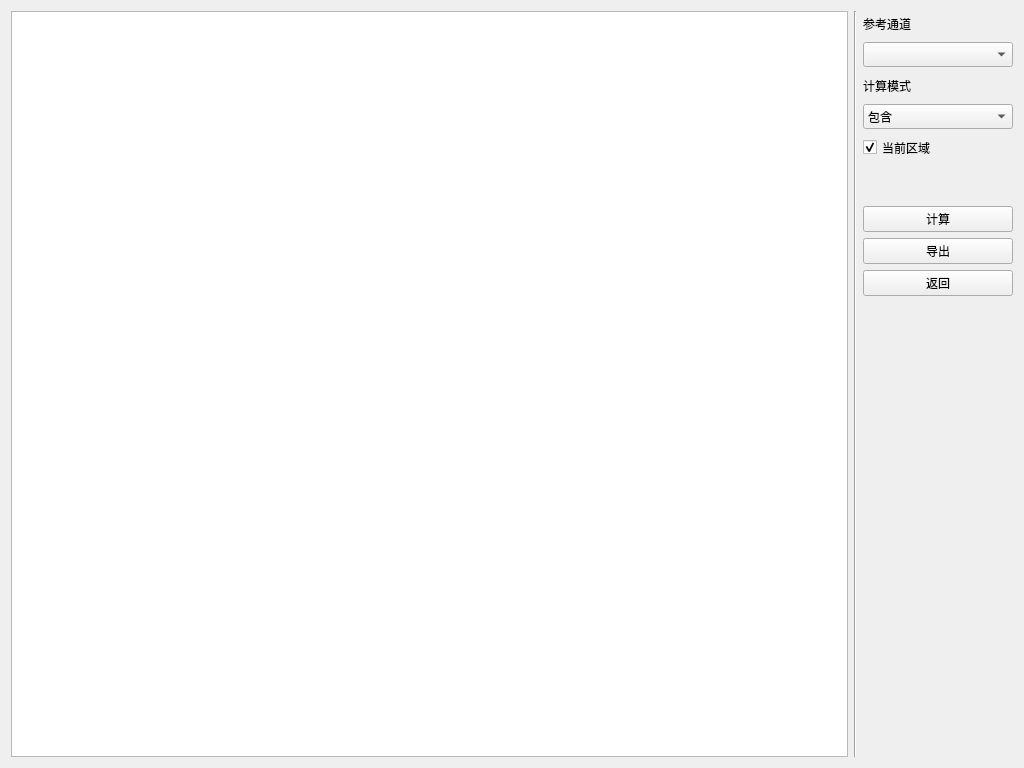
<?xml version="1.0" encoding="UTF-8"?>
<ui version="4.0">
 <class>StatForm</class>
 <widget class="QWidget" name="StatForm">
  <property name="geometry">
   <rect>
    <x>0</x>
    <y>0</y>
    <width>1024</width>
    <height>768</height>
   </rect>
  </property>
  <property name="windowTitle">
   <string>区域统计</string>
  </property>
  <layout class="QGridLayout" name="gridLayout">
   <item row="0" column="0">
    <layout class="QHBoxLayout" name="horizontalLayout" stretch="40,1,4">
     <item>
      <widget class="QTableView" name="table">
       <property name="minimumSize">
        <size>
         <width>800</width>
         <height>700</height>
        </size>
       </property>
      </widget>
     </item>
     <item>
      <widget class="Line" name="line">
       <property name="orientation">
        <enum>Qt::Vertical</enum>
       </property>
      </widget>
     </item>
     <item>
      <layout class="QVBoxLayout" name="verticalLayout" stretch="0,0,0,0,0,0,0,0,0,5">
       <item>
        <widget class="QLabel" name="label">
         <property name="minimumSize">
          <size>
           <width>150</width>
           <height>25</height>
          </size>
         </property>
         <property name="text">
          <string>参考通道</string>
         </property>
        </widget>
       </item>
       <item>
        <widget class="QComboBox" name="layerBox">
         <property name="minimumSize">
          <size>
           <width>150</width>
           <height>25</height>
          </size>
         </property>
        </widget>
       </item>
       <item>
        <widget class="QLabel" name="label_2">
         <property name="minimumSize">
          <size>
           <width>150</width>
           <height>25</height>
          </size>
         </property>
         <property name="text">
          <string>计算模式</string>
         </property>
        </widget>
       </item>
       <item>
        <widget class="QComboBox" name="modeBox">
         <property name="minimumSize">
          <size>
           <width>150</width>
           <height>25</height>
          </size>
         </property>
         <item>
          <property name="text">
           <string>包含</string>
          </property>
         </item>
         <item>
          <property name="text">
           <string>2.0倍半径</string>
          </property>
         </item>
         <item>
          <property name="text">
           <string>1.5倍半径</string>
          </property>
         </item>
         <item>
          <property name="text">
           <string>1.0倍半径</string>
          </property>
         </item>
         <item>
          <property name="text">
           <string>0.5倍距离</string>
          </property>
         </item>
        </widget>
       </item>
       <item>
        <widget class="QCheckBox" name="roiBox">
         <property name="minimumSize">
          <size>
           <width>150</width>
           <height>25</height>
          </size>
         </property>
         <property name="text">
          <string>当前区域</string>
         </property>
         <property name="checked">
          <bool>true</bool>
         </property>
        </widget>
       </item>
       <item>
        <spacer name="verticalSpacer_2">
         <property name="orientation">
          <enum>Qt::Vertical</enum>
         </property>
         <property name="sizeHint" stdset="0">
          <size>
           <width>20</width>
           <height>40</height>
          </size>
         </property>
        </spacer>
       </item>
       <item>
        <widget class="QPushButton" name="calcButton">
         <property name="minimumSize">
          <size>
           <width>150</width>
           <height>25</height>
          </size>
         </property>
         <property name="text">
          <string>计算</string>
         </property>
        </widget>
       </item>
       <item>
        <widget class="QPushButton" name="exportButton">
         <property name="minimumSize">
          <size>
           <width>150</width>
           <height>25</height>
          </size>
         </property>
         <property name="text">
          <string>导出</string>
         </property>
        </widget>
       </item>
       <item>
        <widget class="QPushButton" name="hideButton">
         <property name="minimumSize">
          <size>
           <width>150</width>
           <height>25</height>
          </size>
         </property>
         <property name="text">
          <string>返回</string>
         </property>
        </widget>
       </item>
       <item>
        <spacer name="verticalSpacer">
         <property name="orientation">
          <enum>Qt::Vertical</enum>
         </property>
         <property name="sizeHint" stdset="0">
          <size>
           <width>20</width>
           <height>40</height>
          </size>
         </property>
        </spacer>
       </item>
      </layout>
     </item>
    </layout>
   </item>
  </layout>
 </widget>
 <resources/>
 <connections/>
</ui>
